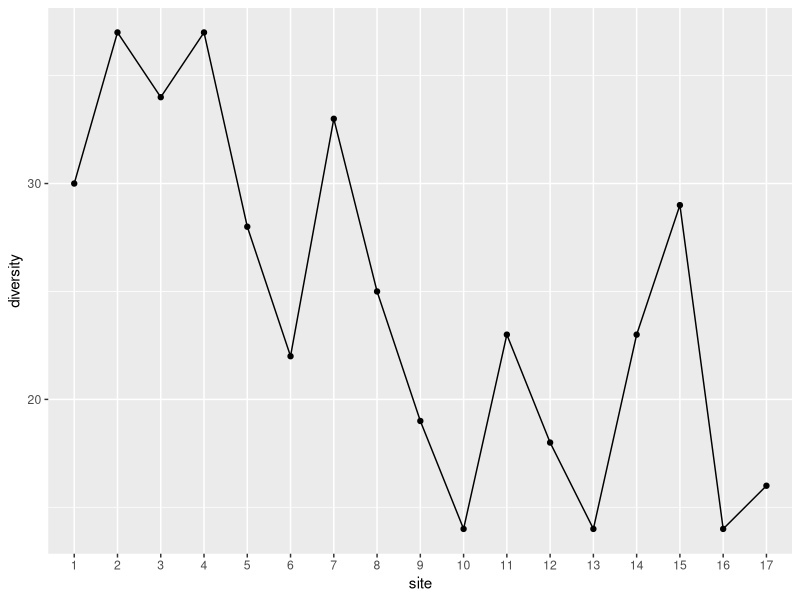
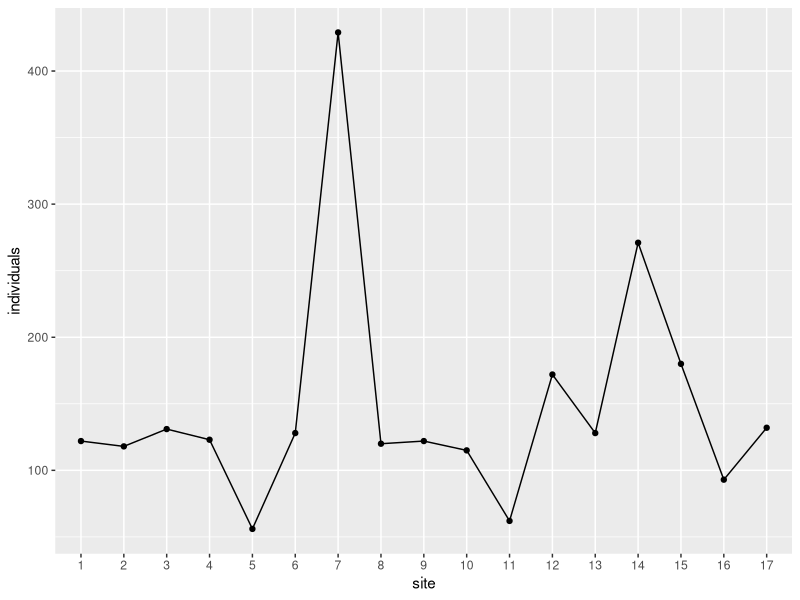

Source code (R) for these figures, in order:
##### Coskun Kucukkaragoz
#### 25th of April 2024
### Start of the R script to analyse the data from my mounting, pinning, and sorting, of beetles for the October 2022 season from the Cederburg

# set-up ####

# packages
rm(list = ls())
library(tidyverse)

# reading in raw data with correct data types

beet_22_raw <- read.csv("ceder_beetle_diversity_october_2022.csv", stringsAsFactors = TRUE) %>% mutate(across(c(ID, site, replicate, trap, label, season, year, full_label), factor))

# reducing all unique specimen labels into single row entries

beet_22_condensed <- beet_22_raw %>% group_by(ID, site, replicate, trap, label, season, year, full_label) %>% summarise(across(c(anthia_decemguttata, stenocara_dentata, starts_with("morphospecies")), sum)) %>% ungroup()

# calculating the number of individual specimens found for each morphospecies/species

{x <- mapply(sum,beet_22_condensed[,-c(1:8)])
species_specimen_count <- cbind(read.table(text = names(x)), x)
rownames(species_specimen_count) <- NULL
colnames(species_specimen_count) <- c("morphospecies", "individuals")
rm(x)}

species_specimen_count %>% arrange(desc(individuals)) # ordered descendingly
species_specimen_count %>% summarise(individuals = sum(individuals))

# calculating number of individual insects found per altitudinal site

site_count <- beet_22_condensed %>% mutate(individuals = rowSums(across(where(is.numeric)), na.rm=TRUE)) %>% select(c(ID, site, label, individuals)) %>% group_by(site) %>% summarise(individuals = sum(individuals))

# calculating species diversity per site

site_diversity <- beet_22_condensed %>% group_by(site) %>% summarise(across(c(anthia_decemguttata, stenocara_dentata, starts_with("morphospecies")), sum)) %>% mutate_if(is.numeric, ~1 * (. > 0)) %>% mutate(diversity = rowSums(across(where(is.numeric)))) %>% select(c(site, diversity))

# graphs ####

# species diversity per altitudinal site

ggplot(site_diversity, aes(x = site, y = diversity, group = 1)) + geom_point() + geom_line()

# individual insects per altitudinal site

ggplot(site_count, aes (x = site, y = individuals, group = 1)) + geom_point() + geom_line()

# working data ####
# up to spp 7, 2108

# species_specimen_count %>% filter(individuals < 2) %>%  arrange(individuals)

# edit the morphospecies numbers and sites for the specimens of interest

# beet_22_condensed %>% filter(trap != 3) %>% group_by(site) %>% 
#   summarise(individuals = sum(morphospecies_12)) %>%
#   filter(individuals > 0)

# individual site samples

# (species_by_site <- beet_22_condensed %>% select(ID, site, label, morphospecies_69) %>%
#   filter(morphospecies_69 > 0))
